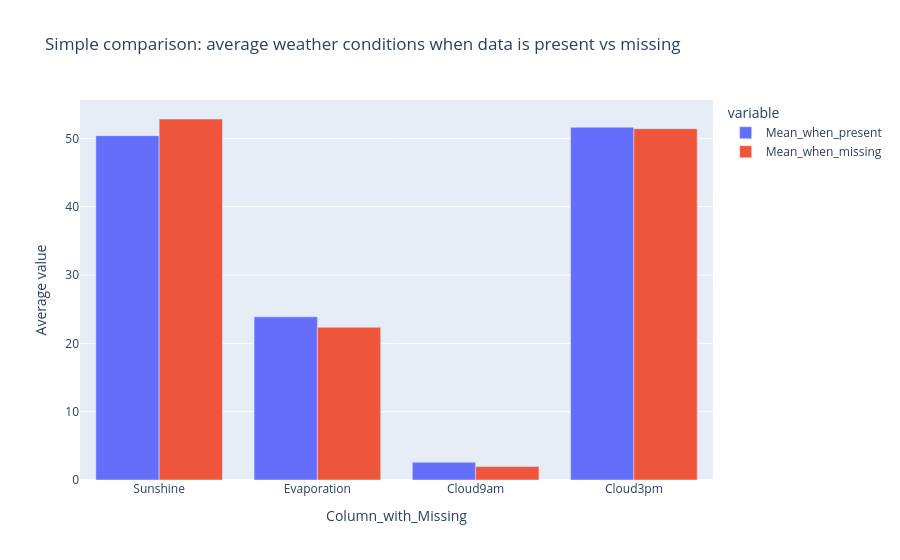

Notebook code cell kept with this figure:
### Code cell
# boxplots: present vs missing
# Merged into one figure so it can be saved

fig, axes = plt.subplots(1, 3, figsize=(15, 5))

sns.boxplot(
    data=df,
    x=df["Sunshine"].isna().map({False: "Present", True: "Missing"}),
    y="Humidity3pm", ax=axes[0]
)
axes[0].set_title("Humidity3pm\nwhen Sunshine is Present vs Missing")
axes[0].set_xlabel("Sunshine")

sns.boxplot(
    data=df,
    x=df["Evaporation"].isna().map({False: "Present", True: "Missing"}),
    y="MaxTemp", ax=axes[1]
)
axes[1].set_title("MaxTemp\nwhen Evaporation is Present vs Missing")
axes[1].set_xlabel("Evaporation")

sns.boxplot(
    data=df,
    x=df["Cloud9am"].isna().map({False: "Present", True: "Missing"}),
    y="Rainfall", ax=axes[2]
)
axes[2].set_title("Rainfall\nwhen Cloud9am is Present vs Missing")
axes[2].set_xlabel("Cloud9am")

plt.suptitle(
    "Weather Conditions When Key Columns Are Present vs Missing (MNAR Test)",
    fontsize=13, fontweight="bold"
)
plt.tight_layout()
plt.savefig(os.path.join(CHARTS_DIR, "fig_04_mnar_boxplots.png"),
            dpi=150, bbox_inches="tight")
plt.show()

# Interactive grouped bar chart using the summary table
fig = px.bar(
    missing_pattern_report,
    x="Column_with_Missing",
    y=["Mean_when_present", "Mean_when_missing"],
    barmode="group",
    title="Simple comparison: average weather conditions when data is present vs missing"
)
fig.update_layout(yaxis_title="Average value")
fig.show()

### Figure 1 — Plotly figure (JSON) as saved in the notebook; plotly's stock layout.template omitted (floating-point values rounded to 4 significant figures)
{"data": [{"alignmentgroup": "True", "hovertemplate": "variable=Mean_when_present<br>Column_with_Missing=%{x}<br>value=%{y}<extra></extra>", "legendgroup": "Mean_when_present", "marker": {"color": "#636efa", "pattern": {"shape": ""}}, "name": "Mean_when_present", "offsetgroup": "Mean_when_present", "orientation": "v", "showlegend": true, "textposition": "auto", "type": "bar", "x": ["Sunshine", "Evaporation", "Cloud9am", "Cloud3pm"], "xaxis": "x", "y": [50.39, 23.88, 2.59, 51.62], "yaxis": "y"}, {"alignmentgroup": "True", "hovertemplate": "variable=Mean_when_missing<br>Column_with_Missing=%{x}<br>value=%{y}<extra></extra>", "legendgroup": "Mean_when_missing", "marker": {"color": "#EF553B", "pattern": {"shape": ""}}, "name": "Mean_when_missing", "offsetgroup": "Mean_when_missing", "orientation": "v", "showlegend": true, "textposition": "auto", "type": "bar", "x": ["Sunshine", "Evaporation", "Cloud9am", "Cloud3pm"], "xaxis": "x", "y": [52.83, 22.35, 1.97, 51.41], "yaxis": "y"}], "layout": {"barmode": "group", "legend": {"title": {"text": "variable"}, "tracegroupgap": 0}, "title": {"text": "Simple comparison: average weather conditions when data is present vs missing"}, "xaxis": {"anchor": "y", "domain": [0, 1], "title": {"text": "Column_with_Missing"}}, "yaxis": {"anchor": "x", "domain": [0, 1], "title": {"text": "Average value"}}}}
